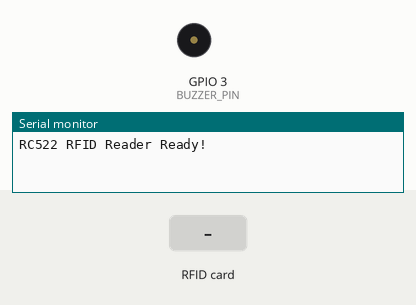
Simulated run of this sketch. Board: ESP32. Shown: buzzer (waves = sounding, pin HIGH), the last lines printed to the serial monitor. Inputs (shaded band) come from the test bench.

Above: at 1.2 s.
1.3 s: RFID card 13 AE 23 28 held to the reader
At 1.45 s:
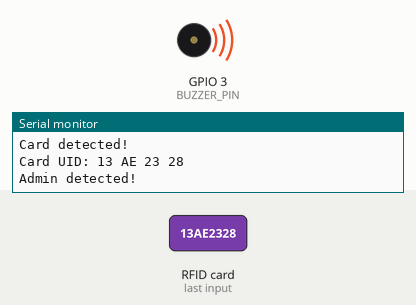
3.6 s: RFID card 5E 7A 19 C4 held to the reader
At 4.4 s:
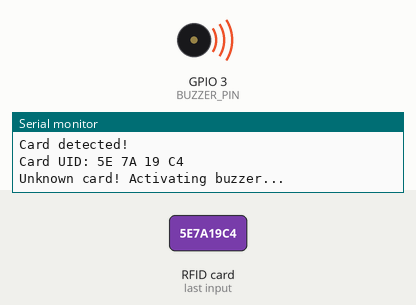
Timing chart, 0 to 11.1 s (numbered marks = the images above; inputs shaded):
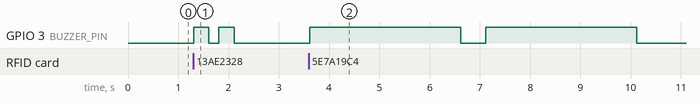

The sketch:

rfic_rc522_2.ino
```cpp
#include <SPI.h>
#include <MFRC522.h>

#define SS_PIN 5        // ESP32 GPIO for RC522 SDA
#define RST_PIN 22      // ESP32 GPIO for RC522 RST
#define BUZZER_PIN 3    // GPIO for Buzzer

// Custom SPI pins (if using GPIO 9 & 10)
#define SCK_PIN 18
#define MOSI_PIN 9
#define MISO_PIN 10

MFRC522 rfid(SS_PIN, RST_PIN);

// Target UID for the "admin" card
byte adminUID[] = {0x13, 0xAE, 0x23, 0x28};  // Replace with your desired admin UID

void setup() {
  Serial.begin(115200);

  // Initialize SPI with custom pins
  SPI.begin(SCK_PIN, MISO_PIN, MOSI_PIN, SS_PIN);

  // Initialize RFID module
  rfid.PCD_Init();
  Serial.println("RC522 RFID Reader Ready!");

  // Set buzzer pin as output
  pinMode(BUZZER_PIN, OUTPUT);
  digitalWrite(BUZZER_PIN, LOW);  // Ensure buzzer is off initially
}

void loop() {
  // Check for a new RFID card
  if (!rfid.PICC_IsNewCardPresent() || !rfid.PICC_ReadCardSerial()) {
    return;
  }

  Serial.println("\nCard detected!");

  // Read and display the card UID
  Serial.print("Card UID: ");
  for (byte i = 0; i < rfid.uid.size; i++) {
    Serial.print(rfid.uid.uidByte[i] < 0x10 ? "0" : "");
    Serial.print(rfid.uid.uidByte[i], HEX);
    Serial.print(" ");
  }
  Serial.println();

  // Check if it's the admin card
  if (isAdminCard(rfid.uid.uidByte, rfid.uid.size)) {
    Serial.println("Admin detected!");
    activateBuzzer_admin();
  } else {
    Serial.println("Unknown card! Activating buzzer...");
    activateBuzzer_allert();
  }

  // Halt the card
  rfid.PICC_HaltA();
  rfid.PCD_StopCrypto1();
}

// Function to check if the card is the "admin" card
bool isAdminCard(byte *uid, byte size) {
  if (size != sizeof(adminUID)) {
    return false;  // UID size mismatch
  }
  for (byte i = 0; i < size; i++) {
    if (uid[i] != adminUID[i]) {
      return false;  // Byte mismatch
    }
  }
  return true;  // UID matches
}

// Function to activate the buzzer for 5 seconds
// void activateBuzzer_allert() {
//   Serial.println("Buzzer ON for 5 seconds...");
//   tone(BUZZER_PIN, 4000);  // 1000 Hz tone
//   delay(3000);             // 1 second
//   noTone(BUZZER_PIN);      // Stop tone

// }

// void activateBuzzer_admin() {
//   Serial.println("Welcome Admin");
//   for (int i = 0; i < 2; i++) {
//     tone(BUZZER_PIN, 4000);  // Play 4000 Hz tone
//     delay(300);              // Keep the tone for 300 ms
//     noTone(BUZZER_PIN);      // Stop the tone
//     delay(200);
//     }          // Pause between beeps
// }

void activateBuzzer_allert() {
  for (int i = 0; i < 2 ; i++) {
    digitalWrite(BUZZER_PIN, HIGH);
    delay(3000);
    digitalWrite(BUZZER_PIN, LOW);
    delay (500);
  }
}

void activateBuzzer_admin() {
  for (int i = 0; i < 2 ; i++) {
    digitalWrite(BUZZER_PIN, HIGH);
    delay(300);
    digitalWrite(BUZZER_PIN, LOW);
    delay (200);
  }
}
```

Measured:
- after the input at 1.3 s, GPIO 3 (BUZZER_PIN): alternates HIGH for 0.30 s and LOW for 0.20 s, 4 changes in all, then stays LOW, starting at once
- after the input at 3.6 s, GPIO 3 (BUZZER_PIN): alternates HIGH for 3.0 s and LOW for 0.50 s, starting at once
